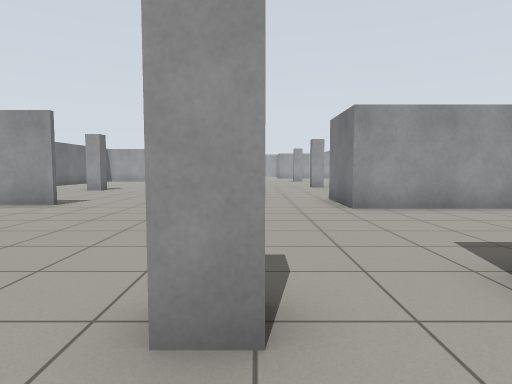
View 1 (above)

24 first-person views from a walk through a Gazebo world. The camera is 0.94 m above the floor, tilts 4° down and sees 75° across. The floor is counted in squares, 1 m on a side. Each view is taken from the middle of a square. On the plan, view 1 faces up. The plan holds only what a view shows up to about 12 squares ahead; the rest is blank. The place goes on beyond the plan.

View 2
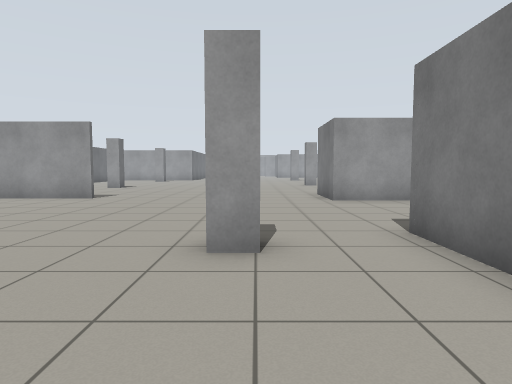

View 3
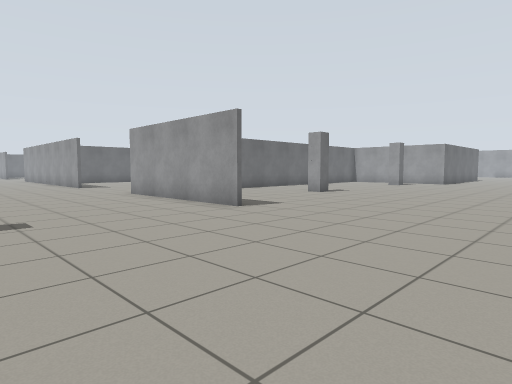

View 4
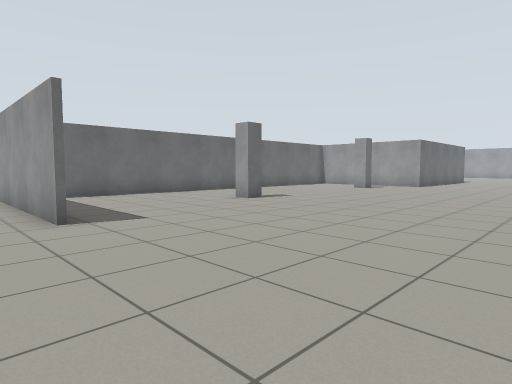

View 5
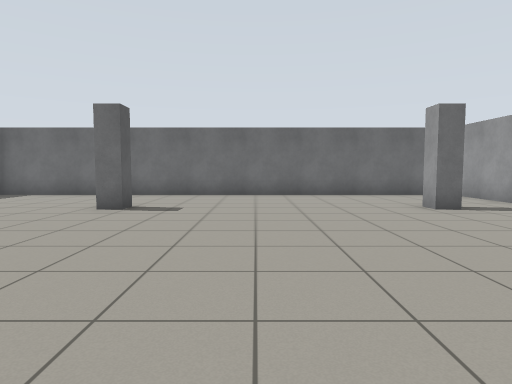

View 6
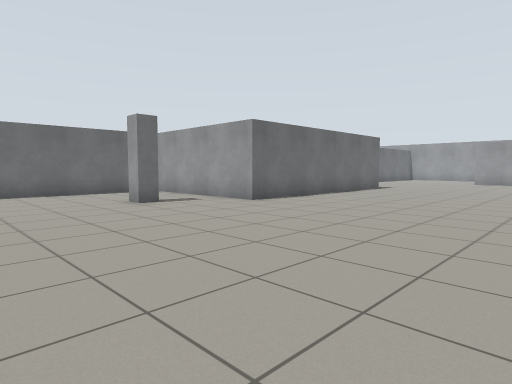

View 7
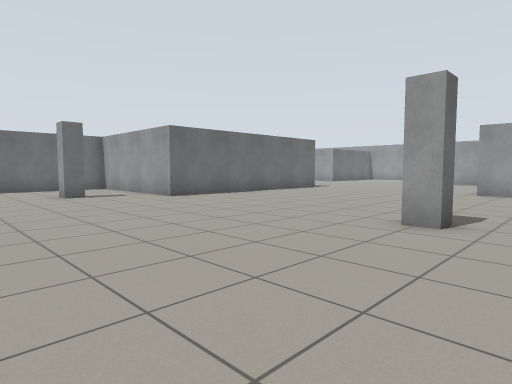

View 8
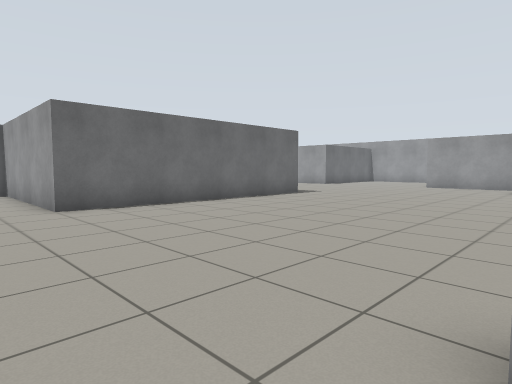

View 9
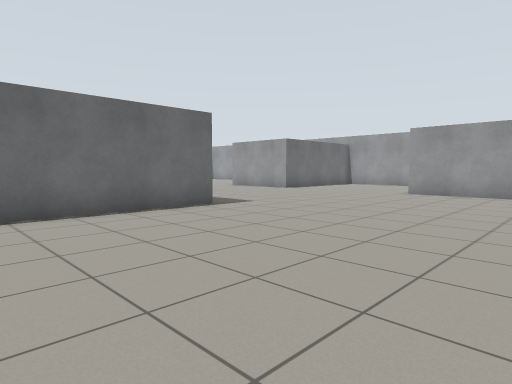

View 10
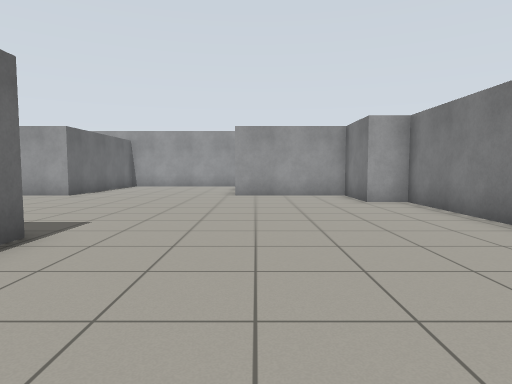

View 11
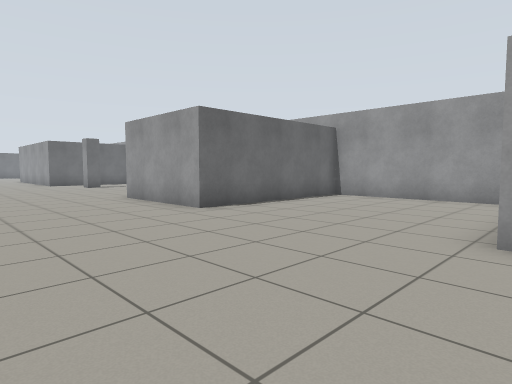

View 12
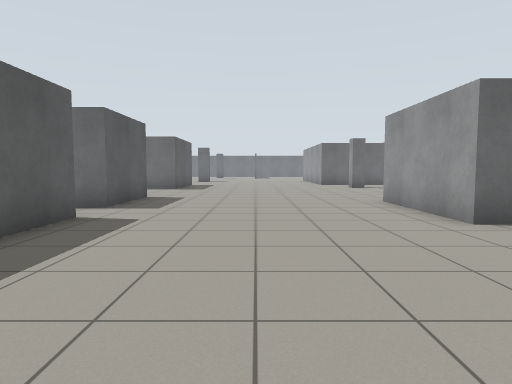

View 13
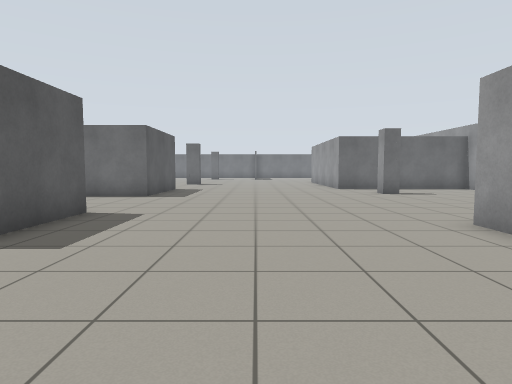

View 14
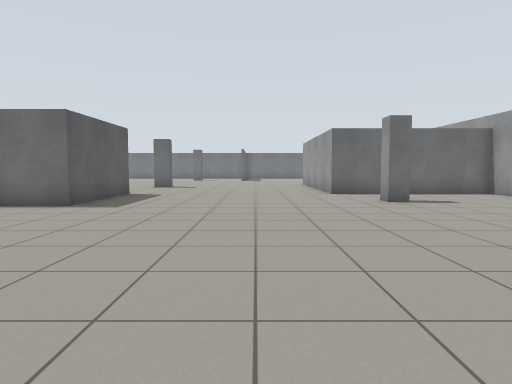

View 15
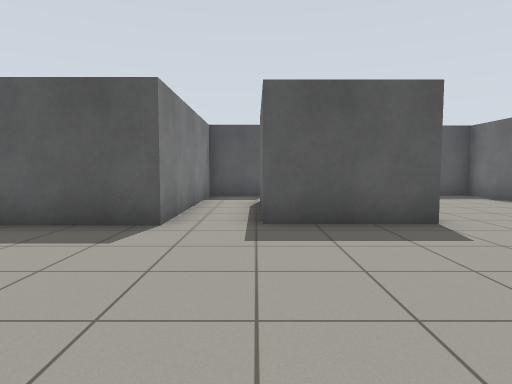

View 16
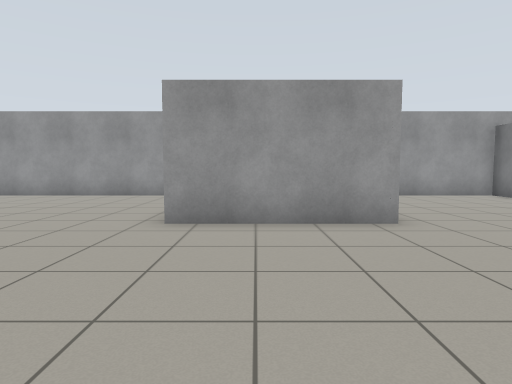

View 17
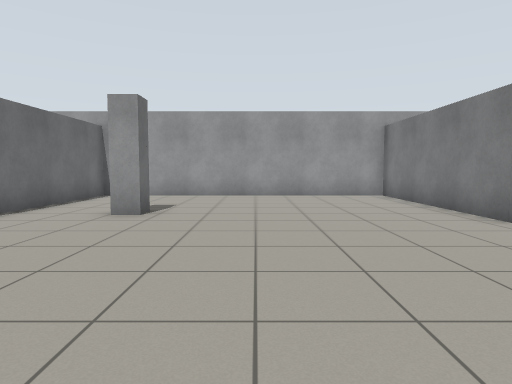

View 18
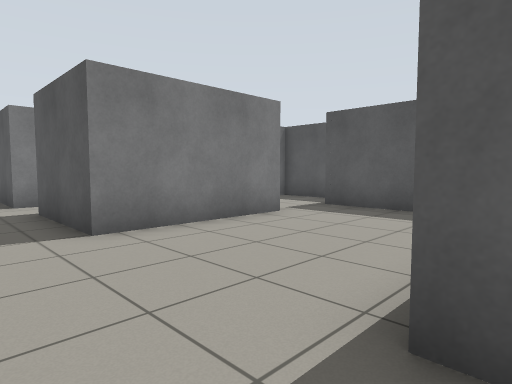

View 19
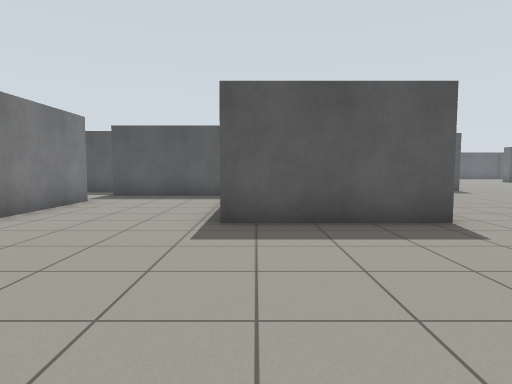

View 20
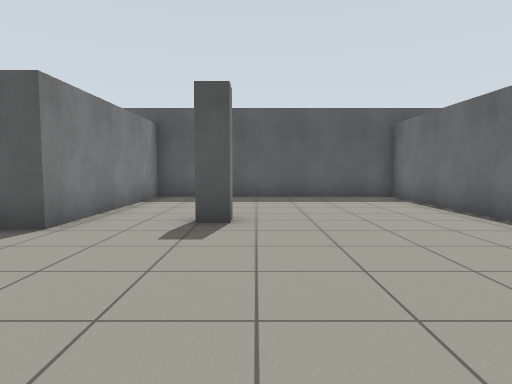

View 21
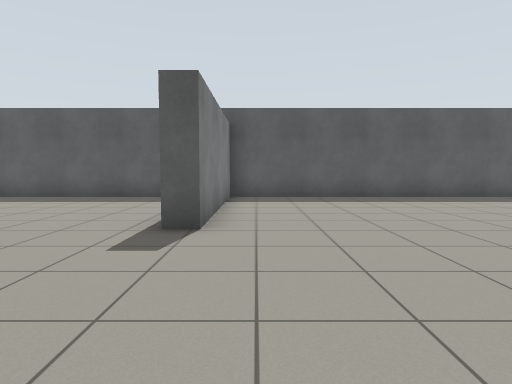

View 22
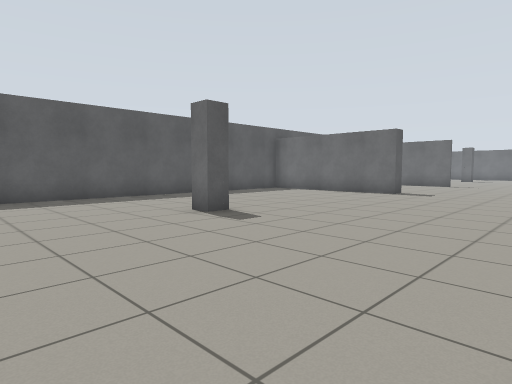

View 23
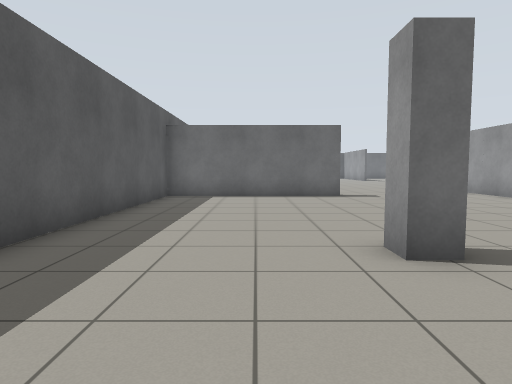

View 24
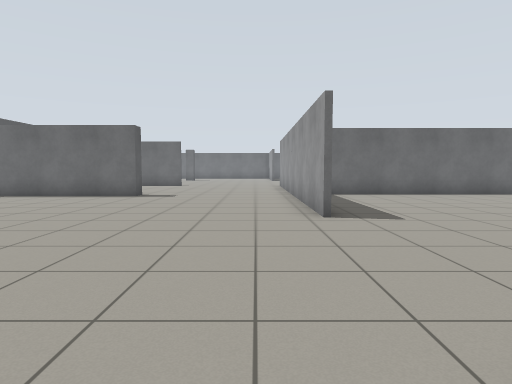

### Floor plan
Points are (right, up) in squares from view 1. A wall is a line through its corners. A room is listed if a view was taken in it or the views show most of it. See-through windows are left out.
Room 1 (views 1, 2, 3, 4, 5, 6, 7, 8, 9, 10, 11, 12, 13, 14, 15, 16, 17, 18, 19, 20, 21, 22, 23, 24)
walls: (-6.7, 22.9) (-6.7, 22.2) (-7.4, 22.2); (-7.4, 14.9) (-6.7, 14.9) (-6.7, 14.3) (-7.3, 14.3); (-13, 25.8) (-11.3, 25.8); (-11.1, 27.7) (-9.4, 27.7) (-9.4, 33.5) (-6.7, 33.5); (-14.1, 29.3) (-14.1, 33.3) (-11, 33.3) (-11, 31.3); (-5.1, 8.5) (-10.9, 8.5); (-18.4, 29.4) (-18.4, 27.4) (-14, 27.4); (3.4, 25.3) (3.4, 24.6) (2.7, 24.6); (-16.4, 8.3) (-22.1, 8.3); (-5.2, 33.6) (-5.2, 25) (-11, 25) (-11, 8.8); (3.3, 32.5) (2.3, 32.5); (-5.5, 2.1) (-5.5, -3) (2.3, -3) (2.3, 2.9) (3, 2.9); (2.3, 34.5) (2.3, 38.3) (1.1, 38.4) (1.1, 40.7) (-2.8, 40.7); (-14, 2.3) (-13.4, 2.3) (-13.4, 1.7) (-14, 1.7); (5.5, 7.8) (2.3, 7.8) (2.3, 10.4); (-22.5, 33.3) (-18.4, 33.3) (-18.4, 31.1); (0.1, 1.7) (-0.6, 1.7) (-0.6, 2.3) (0.1, 2.3); (-22.1, 2.9) (-21.4, 2.9) (-21.4, -3) (-6.1, -3) (-6.1, 2.9) (-5.5, 2.9); (-19.3, 42.4) (-19.3, 41.7) (-20, 41.7); (-2.7, 45.8) (-2.7, 46.7) (-8.6, 46.7) (-8.6, 40.7) (-12.6, 40.7) (-12.6, 46.7) (-22.3, 46.7) (-22.3, 41.9)

Where each view was taken, in squares from view 1:
view 1: 0 up, 0 right, facing up
view 2: 2 down, 0 right, facing up
view 3: 3 up, 1 right, facing up-left
view 4: 7 up, 1 right, facing up-left
view 5: 18 up, 1 right, facing left
view 6: 18 up, 2 right, facing up-left
view 7: 19 up, 5 right, facing up-left
view 8: 23 up, 3 right, facing up-left
view 9: 28 up, 2 right, facing up-left
view 10: 29 up, 2 left, facing up
view 11: 36 up, 2 left, facing up-left
view 12: 37 up, 3 left, facing left
view 13: 37 up, 7 left, facing left
view 14: 38 up, 10 left, facing left
view 15: 39 up, 11 left, facing down
view 16: 35 up, 11 left, facing up
view 17: 35 up, 17 left, facing up
view 18: 35 up, 19 left, facing down-right
view 19: 39 up, 19 left, facing down
view 20: 8 up, 1 left, facing down
view 21: 8 up, 7 left, facing down
view 22: 8 up, 9 left, facing down-left
view 23: 0 up, 10 left, facing left
view 24: 7 up, 10 left, facing left
